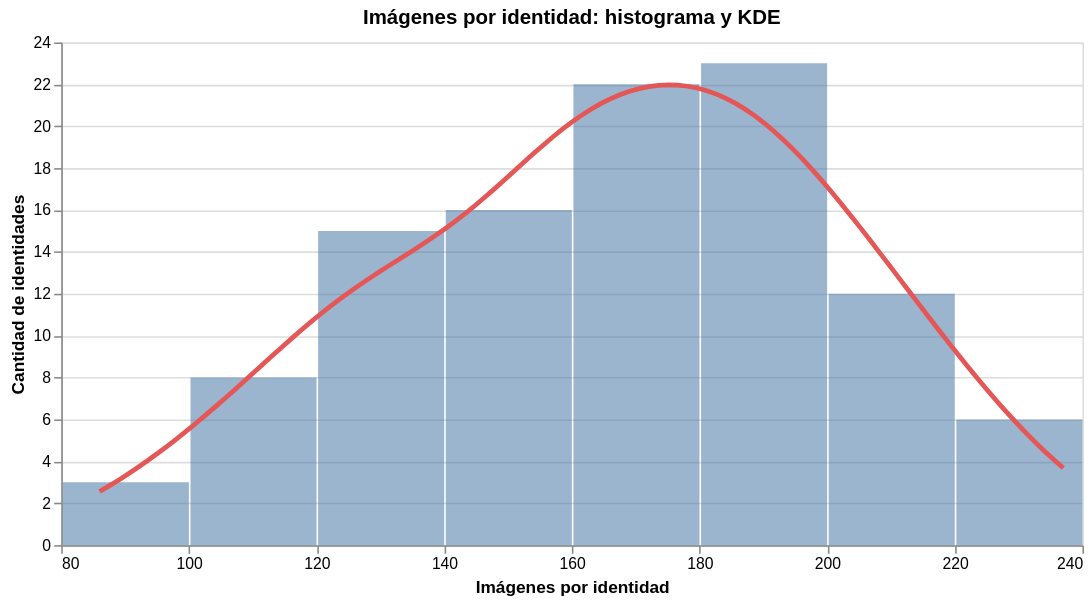

Here is the notebook cell this chart was saved with:
### Code cell
# Distribución de imágenes por identidad: estadísticas para medir el desbalance.
class_count_stats = identity_counts.select(
    pl.len().alias("identities"),
    pl.col("image_count").min().alias("min"),
    pl.col("image_count").quantile(0.25).alias("q1"),
    pl.col("image_count").mean().round(2).alias("mean"),
    pl.col("image_count").median().alias("median"),
    pl.col("image_count").quantile(0.75).alias("q3"),
    pl.col("image_count").max().alias("max"),
    pl.col("image_count").std().round(2).alias("std"),
    (pl.col("image_count").std() / pl.col("image_count").mean()).round(3).alias("coefficient_of_variation"),
)
display(class_count_stats)

# Para superponer KDE e histograma, escalamos la densidad por n × ancho del bin.
BIN_STEP = 20
N_CLASSES = identity_counts.height
image_count_data = alt.InlineData(values=identity_counts.to_dicts())

count_histogram = (
    alt.Chart(image_count_data, title="Imágenes por identidad: histograma y KDE")
    .mark_bar(opacity=0.55, color="#4c78a8")
    .encode(
        x=alt.X(
            "image_count:Q",
            bin=alt.Bin(step=BIN_STEP),
            title="Imágenes por identidad",
        ),
        y=alt.Y("count():Q", title="Cantidad de identidades"),
        tooltip=[alt.Tooltip("count():Q", title="Identidades")],
    )
 )

kde_chart = (
    alt.Chart(image_count_data)
    .transform_density(
        "image_count",
        as_=["image_count", "density"],
        extent=[identity_counts["image_count"].min(), identity_counts["image_count"].max()],
        steps=100,
    )
    .transform_calculate(scaled_density=f"datum.density * {N_CLASSES * BIN_STEP}")
    .mark_line(color="#e45756", strokeWidth=3)
    .encode(
        x=alt.X("image_count:Q"),
        y=alt.Y("scaled_density:Q"),
        tooltip=[
            alt.Tooltip("image_count:Q", title="Imágenes", format=".1f"),
            alt.Tooltip("scaled_density:Q", title="KDE escalada", format=".2f"),
        ],
    )
 )

display((count_histogram + kde_chart).properties(width=650, height=320))

### Figure 1 — Vega-Lite specification as saved in the notebook (floating-point values rounded to 4 significant figures)
{"config": {"view": {"continuousWidth": 300, "continuousHeight": 300}}, "layer": [{"mark": {"type": "bar", "color": "#4c78a8", "opacity": 0.55}, "encoding": {"tooltip": [{"aggregate": "count", "title": "Identidades", "type": "quantitative"}], "x": {"bin": {"step": 20}, "field": "image_count", "title": "Imágenes por identidad", "type": "quantitative"}, "y": {"aggregate": "count", "title": "Cantidad de identidades", "type": "quantitative"}}, "title": "Imágenes por identidad: histograma y KDE"}, {"mark": {"type": "line", "color": "#e45756", "strokeWidth": 3}, "encoding": {"tooltip": [{"field": "image_count", "format": ".1f", "title": "Imágenes", "type": "quantitative"}, {"field": "scaled_density", "format": ".2f", "title": "KDE escalada", "type": "quantitative"}], "x": {"field": "image_count", "type": "quantitative"}, "y": {"field": "scaled_density", "type": "quantitative"}}, "transform": [{"density": "image_count", "extent": [86, 237], "steps": 100, "as": ["image_count", "density"]}, {"calculate": "datum.density * 2100", "as": "scaled_density"}]}], "data": {"name": "data-e4658d89b57551b2074fce1e2667f4de"}, "height": 320, "width": 650, "$schema": "https://vega.github.io/schema/vega-lite/v6.4.1.json", "datasets": {"data-e4658d89b57551b2074fce1e2667f4de": [{"identity": "Leonardo DiCaprio", "image_count": 237}, {"identity": "Robert Downey Jr", "image_count": 233}, {"identity": "Katherine Langford", "image_count": 226}, {"identity": "Alexandra Daddario", "image_count": 225}, {"identity": "margot robbie", "image_count": 221}, {"identity": "elizabeth olsen", "image_count": 221}, {"identity": "amber heard", "image_count": 218}, {"identity": "Adriana Lima", "image_count": 213}, {"identity": "Logan Lerman", "image_count": 212}, {"identity": "alycia dabnem carey", "image_count": 211}, {"identity": "Emma Watson", "image_count": 211}, {"identity": "Emilia Clarke", "image_count": 210}, {"identity": "Megan Fox", "image_count": 209}, {"identity": "Brenton Thwaites", "image_count": 209}, {"identity": "Sophie Turner", "image_count": 204}, {"identity": "kiernen shipka", "image_count": 203}, {"identity": "Anne Hathaway", "image_count": 203}, {"identity": "scarlett johansson", "image_count": 201}, {"identity": "gal gadot", "image_count": 199}, {"identity": "Tom Hardy", "image_count": 198}, {"identity": "Natalie Dormer", "image_count": 198}, {"identity": "barbara palvin", "image_count": 197}, {"identity": "Andy Samberg", "image_count": 196}, {"identity": "Henry Cavil", "image_count": 195}, {"identity": "Maisie Williams", "image_count": 193}, {"identity": "Tom Cruise", "image_count": 192}, {"identity": "Madelaine Petsch", "image_count": 192}, {"identity": "Millie Bobby Brown", "image_count": 191}, {"identity": "Zac Efron", "image_count": 191}, {"identity": "Tom Holland", "image_count": 189}, {"identity": "ellen page", "image_count": 188}, {"identity": "Gwyneth Paltrow", "image_count": 187}, {"identity": "Zoe Saldana", "image_count": 186}, {"identity": "Selena Gomez", "image_count": 186}, {"identity": "Jason Momoa", "image_count": 184}, {"identity": "grant gustin", "image_count": 183}, {"identity": "Johnny Depp", "image_count": 182}, {"identity": "Danielle Panabaker", "image_count": 181}, {"identity": "Tom Hiddleston", "image_count": 181}, {"identity": "Jennifer Lawrence", "image_count": 180}, {"identity": "tom ellis", "image_count": 180}, {"identity": "Hugh Jackman", "image_count": 179}, {"identity": "Wentworth Miller", "image_count": 179}, {"identity": "Mark Ruffalo", "image_count": 178}, {"identity": "Miley Cyrus", "image_count": 178}, {"identity": "Rebecca Ferguson", "image_count": 178}, {"identity": "Katharine Mcphee", "image_count": 177}, {"identity": "Chris Pratt", "image_count": 176}, {"identity": "Morena Baccarin", "image_count": 175}, {"identity": "Krysten Ritter", "image_count": 171}, {"identity": "Penn Badgley", "image_count": 171}, {"identity": "Brie Larson", "image_count": 169}, {"identity": "Lindsey Morgan", "image_count": 169}, {"identity": "Jeremy Renner", "image_count": 167}, {"identity": "Ursula Corbero", "image_count": 167}, {"identity": "Natalie Portman", "image_count": 166}, {"identity": "Chris Evans", "image_count": 166}, {"identity": "Avril Lavigne", "image_count": 162}, {"identity": "Eliza Taylor", "image_count": 162}, {"identity": "camila mendes", "image_count": 162}, {"identity": "Marie Avgeropoulos", "image_count": 161}, {"identity": "Rami Malek", "image_count": 160}, {"identity": "Keanu Reeves", "image_count": 160}, {"identity": "Jake Mcdorman", "image_count": 159}, {"identity": "Stephen Amell", "image_count": 159}, {"identity": "Sarah Wayne Callies", "image_count": 159}, {"identity": "Chris Hemsworth", "image_count": 159}, {"identity": "Elizabeth Lail", "image_count": 158}, {"identity": "Irina Shayk", "image_count": 156}, {"identity": "Robert De Niro", "image_count": 156}, {"identity": "Shakira Isabel Mebarak", "image_count": 154}, {"identity": "Christian Bale", "image_count": 154}, {"identity": "melissa fumero", "image_count": 154}, {"identity": "Alex Lawther", "image_count": 152}, {"identity": "Lili Reinhart", "image_count": 150}, {"identity": "Richard Harmon", "image_count": 148}, {"identity": "Dominic Purcell", "image_count": 146}, {"identity": "Dwayne Johnson", "image_count": 141}, {"identity": "Jessica Barden", "image_count": 141}, {"identity": "Emma Stone", "image_count": 139}, {"identity": "Alvaro Morte", "image_count": 139}, {"identity": "Bobby Morley", "image_count": 138}, {"identity": "Zendaya", "image_count": 138}, {"identity": "elon musk", "image_count": 135}, {"identity": "Rihanna", "image_count": 133}, {"identity": "Nadia Hilker", "image_count": 133}, {"identity": "Tuppence Middleton", "image_count": 133}, {"identity": "Taylor Swift", "image_count": 131}, {"identity": "Inbar Lavi", "image_count": 127}, {"identity": "Ben Affleck", "image_count": 126}, {"identity": "Pedro Alonso", "image_count": 125}, {"identity": "Anthony Mackie", "image_count": 124}, {"identity": "Maria Pedraza", "image_count": 122}, {"identity": "Bill Gates", "image_count": 122}, {"identity": "barack obama", "image_count": 119}, {"identity": "Amanda Crew", "image_count": 117}, {"identity": "Josh Radnor", "image_count": 117}, {"identity": "Neil Patrick Harris", "image_count": 116}, {"identity": "Jimmy Fallon", "image_count": 113}, {"identity": "jeff bezos", "image_count": 106}, {"identity": "Morgan Freeman", "image_count": 105}, {"identity": "Brian J. Smith", "image_count": 102}, {"identity": "Cristiano Ronaldo", "image_count": 98}, {"identity": "Mark Zuckerberg", "image_count": 95}, {"identity": "Lionel Messi", "image_count": 86}]}}
